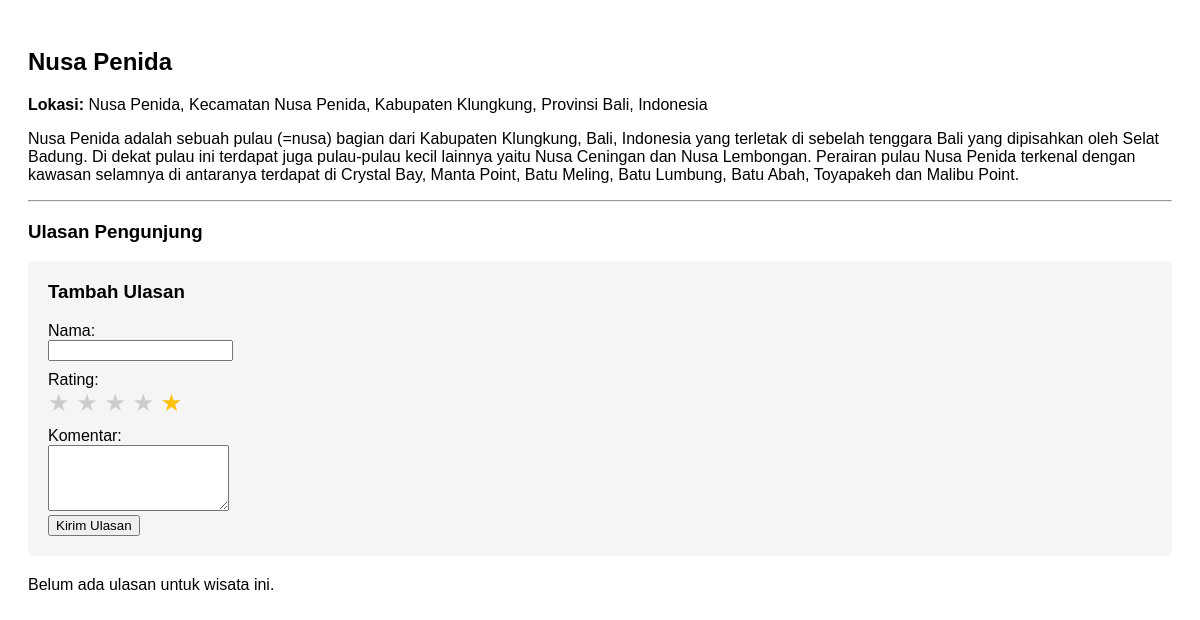
Page /detail.wisata.php on the committed database.
### tables this page shows
CREATE TABLE `wisata` (
  `id_wisata` int(11) NOT NULL,
  `nama_wisata` varchar(255) NOT NULL,
  `lokasi_wisata` varchar(255) NOT NULL,
  `gambar_wisata` varchar(255) NOT NULL,
  `deskripsi_wisata` varchar(1000) NOT NULL
);

### detail.wisata.php (the view, shortened to what this page needs)
<?php
include 'db.php';
$id = isset($_GET['id']) ? (int)$_GET['id'] : 0;
$queryWisata = "SELECT * FROM wisata WHERE id_wisata = $id";
$resultWisata = mysqli_query($conn, $queryWisata);
$wisata = mysqli_fetch_assoc($resultWisata);
$queryUlasan = "
    SELECT u.id_ulasan, u.nama_user, u.komentar_ulasan, u.rating, u.tanggal
    FROM ulasan u
    WHERE u.id_wisata = $id
    ORDER BY u.tanggal DESC
";
$resultUlasan = mysqli_query($conn, $queryUlasan);
?>
<!DOCTYPE html>
<html>
<head>
</head>
<body>
<h2><?= htmlspecialchars($wisata['nama_wisata']) ?></h2>
<p><strong>Lokasi:</strong> <?= htmlspecialchars($wisata['lokasi_wisata']) ?></p>
<p><?= htmlspecialchars($wisata['deskripsi_wisata']) ?></p>
<hr>
<h3>Ulasan Pengunjung</h3>
<div class="form-container">
    <h3><?= isset($_GET['edit']) ? 'Edit Ulasan' : 'Tambah Ulasan' ?></h3>
    <form method="POST">
        <div>
            <label for="nama">Nama:</label><br>
            <input type="text" id="nama" name="nama" required
                   value="<?= isset($editData) ? htmlspecialchars($editData['nama_user']) : '' ?>">
        </div>
        <div style="margin: 10px 0;">
            <label>Rating:</label><br>
            <div class="star-rating">
                <?php for ($i = 1; $i <= 5; $i++): ?>
                    <span onclick="setRating(<?= $i ?>)"
                          style="<?= (isset($editData) && $editData['rating'] >= $i) || (!isset($editData) && $i == 5) ? 'color: #ffc107;' : 'color: #ccc;' ?>">
                        ★
                    </span>
                <?php endfor; ?>
            </div>
        </div>
        <div>
            <label for="komentar">Komentar:</label><br>
            <textarea id="komentar" name="komentar" rows="4" required><?= isset($editData) ? htmlspecialchars($editData['komentar_ulasan']) : '' ?></textarea>
        </div>
        <button type="submit"><?= isset($_GET['edit']) ? 'Update Ulasan' : 'Kirim Ulasan' ?></button>
    </form>
</div>
<?php if (mysqli_num_rows($resultUlasan) > 0): ?>
    <?php while($ulasan = mysqli_fetch_assoc($resultUlasan)): ?>
        <div class="ulasan-card">
            <p><strong><?= htmlspecialchars($ulasan['nama_user']) ?></strong>
               - <span class="rating"><?= str_repeat('★', $ulasan['rating']) . str_repeat('☆', 5 - $ulasan['rating']) ?></span>
               (<?= $ulasan['rating'] ?>/5)</p>
            <p><?= nl2br(htmlspecialchars($ulasan['komentar_ulasan'])) ?></p>
            <small><?= date('d M Y, H:i', strtotime($ulasan['tanggal'])) ?></small>
            <div class="action-buttons">
                <a href="detail_wisata.php?id=<?= $id ?>&edit=<?= $ulasan['id_ulasan'] ?>">Edit</a> |
                <form method="POST" style="display: inline;">
                    <input type="hidden" name="action" value="hapus">
                    <input type="hidden" name="id_ulasan" value="<?= $ulasan['id_ulasan'] ?>">
                    <button type="submit" style="background: none; border: none; color: #0066cc; cursor: pointer; padding: 0;">Hapus</button>
                </form>
            </div>
        </div>
    <?php endwhile; ?>
<?php else: ?>
    <p>Belum ada ulasan untuk wisata ini.</p>
<?php endif; ?>
</body>
</html>

### detail.wisata.php (style rules this page uses)
body { font-family: Arial; padding: 20px; }
.form-container { background: #f5f5f5; padding: 20px; border-radius: 5px; margin-bottom: 20px; }
.form-container h3 { margin-top: 0; }
.star-rating { font-size: 24px; }
.star-rating span { cursor: pointer; }

### rows in the picture
wisata: nama_wisata "Nusa Penida", lokasi_wisata "Nusa Penida, Kecamatan Nusa Penida, Kabupaten Klungkung, Provinsi Bali, Indonesia", deskripsi_wisata "Nusa Penida adalah sebuah pulau (=nusa) bagian dari Kabupaten Klungkung, Bali, Indonesia yang terletak di sebelah tenggara Bali yang dipisahkan oleh Selat Badung. Di dekat pulau ini terdapat juga pulau-pulau kecil lainnya yaitu Nusa Ceningan dan Nusa Lembongan. Perairan pulau Nusa Penida terkenal dengan kawasan selamnya di antaranya terdapat di Crystal Bay, Manta Point, Batu Meling, Batu Lumbung, Batu Abah, Toyapakeh dan Malibu Point."
